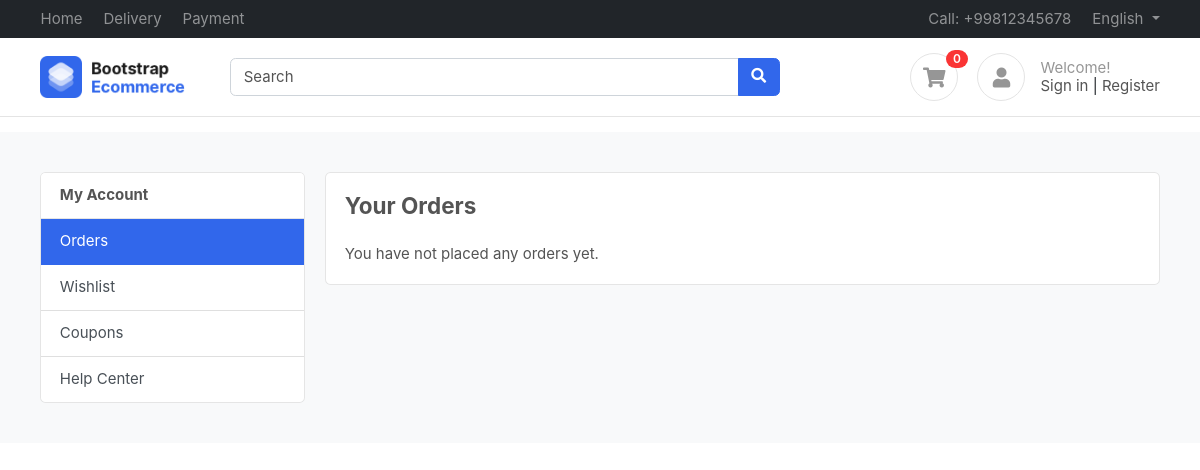
/accounts/profile/ (signed in), run on an earlier commit of the app's database.
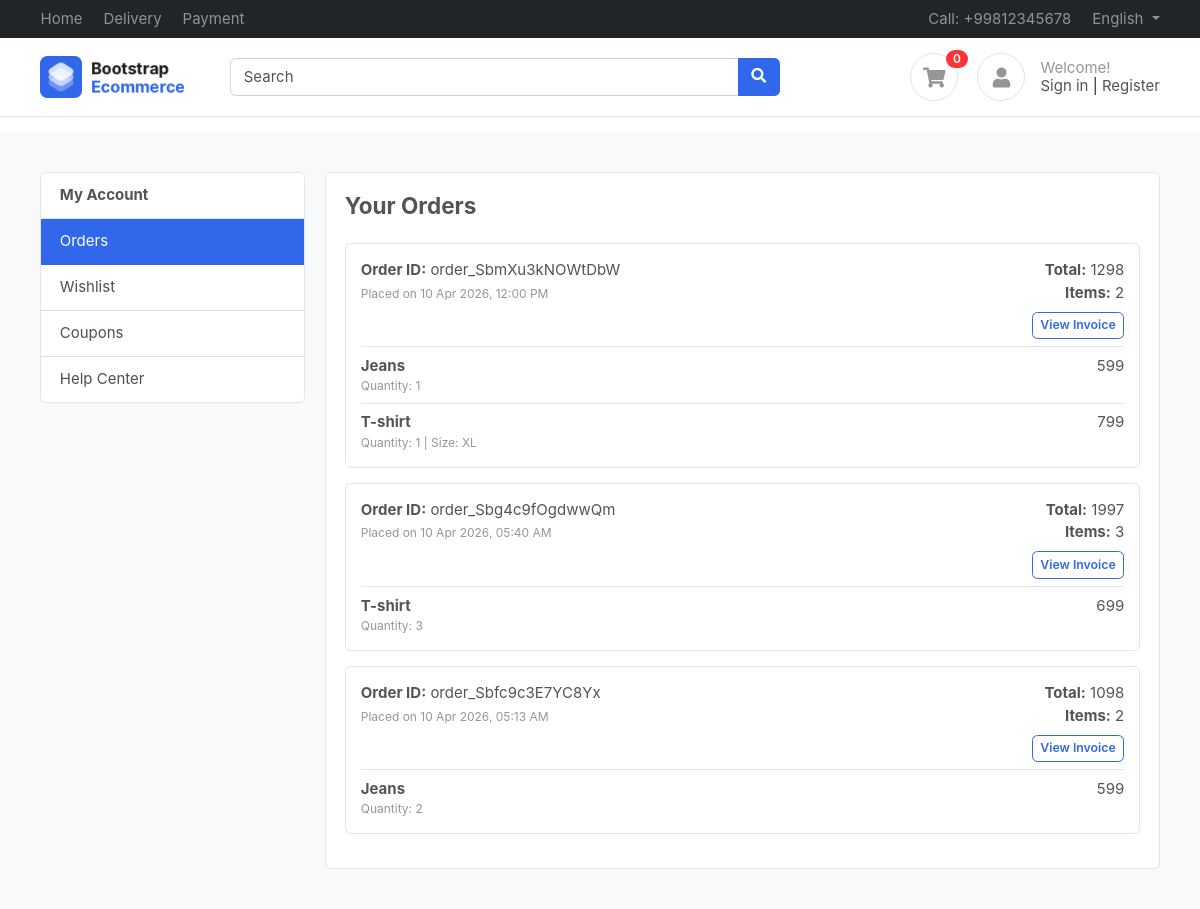
And on a later commit of the database.
### accounts/models.py (models this page shows, shortened)
class Cart(BaseModel):
    user = models.ForeignKey(User, on_delete=models.CASCADE, related_name="carts")
    coupon = models.ForeignKey(Coupon, on_delete=models.SET_NULL, null=True, blank=True, related_name="carts")
    is_paid = models.BooleanField(default=False)
    razor_pay_order_id = models.CharField(max_length=255, null=True, blank=True)
    razor_pay_payment_id = models.CharField(max_length=255, null=True, blank=True)
    razor_pay_payment_signature = models.CharField(max_length=255, null=True, blank=True)

class CartItems(BaseModel):
    cart = models.ForeignKey(Cart, on_delete=models.CASCADE, related_name="cart_items")
    product = models.ForeignKey(Product, on_delete=models.CASCADE, related_name="cart_items")
    quantity = models.PositiveIntegerField(default=1)
    size = models.CharField(max_length=100, null=True, blank=True)
    unit_price = models.IntegerField(default=0)

### products/models.py (models this page shows, shortened)
class Product(BaseModel):
    product_name = models.CharField(max_length=100)
    slug = models.SlugField(unique=True, null=True, blank=True)
    category = models.ForeignKey(Category, on_delete=models.CASCADE, related_name="products")
    price = models.IntegerField()
    product_description = models.TextField()
    color_variant = models.ManyToManyField(ColorVariant, blank=True)
    size_variant = models.ManyToManyField(SizeVariant, blank=True)

### accounts/views.py (the view)
# urls.py: path('profile/' ,account_section , name='account_profile'),
@login_required
def account_section(request, section='orders'):
    valid_sections = {'orders', 'wishlist', 'coupons', 'help-center', 'delivery', 'payment'}
    if section not in valid_sections:
        section = 'orders'
    order_cards = _get_user_orders(request.user)
    available_coupons = Coupon.objects.all().order_by('minimum_amount', 'Coupon_code')
    account_sections = {'orders', 'wishlist', 'coupons', 'help-center'}
    context = {
        'active_section': section,
        'order_cards': order_cards,
        'available_coupons': available_coupons,
        'show_account_menu': section in account_sections,
    }
    return render(request, 'accounts/dashboard.html', context)

### accounts/views.py (called while the page is built, shortened)
def _get_delivery_status(order):
    days_since_order = (timezone.now() - order.updated_at).days
    if days_since_order <= 0:
        return "Order confirmed", "Your order has been placed and is waiting for packaging."

def _build_order_summary(order):
    items = list(order.cart_items.all())
    item_count = sum(item.quantity for item in items)
    subtotal = sum(item.quantity * item.unit_price for item in items)
    discount_amount = order.coupon.discount_price if order.coupon else 0
    total_amount = max(subtotal - discount_amount, 0)
    status_label, status_description = _get_delivery_status(order)
    return {
        'order': order,
        'items': items,
        'item_count': item_count,
        'subtotal': subtotal,
        'discount_amount': discount_amount,
        'total_amount': total_amount,
        'status_label': status_label,
        'status_description': status_description,
    }

def _get_user_orders(user):
    orders = (
        Cart.objects.filter(user=user, is_paid=True)
        .select_related('coupon')
        .prefetch_related('cart_items__product')
        .order_by('-updated_at')
    )
    order_cards = []
    for order in orders:
        order_cards.append(_build_order_summary(order))
    return order_cards

### products/context_processors.py (called while the page is built)
def cart_context(request):
    cart = request.session.get('cart', {})
    cart_count = sum(item.get('quantity', 0) for item in cart.values())
    return {
        'cart_count': cart_count,
    }

### templates/accounts/dashboard.html (shortened to what this page needs)
{% extends "base/base.html" %}
{% block start %}
<section class="section-content padding-y bg">
    <div class="container">
        <div class="row">
            {% if show_account_menu %}
            <aside class="col-md-3">
                <div class="card">
                    <div class="card-header">
                        <strong>My Account</strong>
                    </div>
                    <div class="list-group list-group-flush">
                        <a href="{% url 'account_section' 'orders' %}" class="list-group-item list-group-item-action {% if active_section == 'orders' %}active{% endif %}">Orders</a>
                        <a href="{% url 'account_section' 'wishlist' %}" class="list-group-item list-group-item-action {% if active_section == 'wishlist' %}active{% endif %}">Wishlist</a>
                        <a href="{% url 'account_section' 'coupons' %}" class="list-group-item list-group-item-action {% if active_section == 'coupons' %}active{% endif %}">Coupons</a>
                        <a href="{% url 'account_section' 'help-center' %}" class="list-group-item list-group-item-action {% if active_section == 'help-center' %}active{% endif %}">Help Center</a>
                    </div>
                </div>
            </aside>
            {% endif %}
            <main class="{% if show_account_menu %}col-md-9{% else %}col-md-12{% endif %}">
                <div class="card">
                    <div class="card-body">
                        {% if active_section == 'orders' %}
                        <h4 class="mb-4">Your Orders</h4>
                        {% if order_cards %}
                            {% for entry in order_cards %}
                            <div class="border rounded p-3 mb-3">
                                <div class="d-flex justify-content-between flex-wrap mb-2">
                                    <div>
                                        <strong>Order ID:</strong> {{ entry.order.razor_pay_order_id|default:entry.order.uid }}<br>
                                        <small class="text-muted">Placed on {{ entry.order.updated_at|date:"d M Y, h:i A" }}</small>
                                    </div>
                                    <div class="text-md-right">
                                        <div><strong>Total:</strong> {{ entry.total_amount }}</div>
                                        <div><strong>Items:</strong> {{ entry.item_count }}</div>
                                        <a href="{% url 'invoice' entry.order.uid %}" class="btn btn-sm btn-outline-primary mt-2">View Invoice</a>
                                    </div>
                                </div>
                                {% for item in entry.items %}
                                <div class="d-flex justify-content-between border-top pt-2 mt-2">
                                    <div>
                                        <strong>{{ item.product.product_name }}</strong>
                                        <div class="text-muted small">
                                            Quantity: {{ item.quantity }}
                                            {% if item.size %}| Size: {{ item.size }}{% endif %}
                                        </div>
                                    </div>
                                    <div>{{ item.unit_price }}</div>
                                </div>
                                {% endfor %}
                            </div>
                            {% endfor %}
                        {% else %}
                        <p class="mb-0">You have not placed any orders yet.</p>
                        {% endif %}
                        {% endif %}
                    </div>
                </div>
            </main>
        </div>
    </div>
</section>
{% endblock %}

### templates/base/base.html (shortened to what this page needs)
{% load static %}
<!DOCTYPE HTML>
<html lang="en">
<head>
<link href="{% static 'css/bootstrap.css' %}" rel="stylesheet" type="text/css"/>
<link href="https://cdnjs.cloudflare.com/ajax/libs/font-awesome/5.15.4/css/all.min.css" type="text/css" rel="stylesheet">
<link href="{% static 'css/ui.css' %}" rel="stylesheet" type="text/css"/>
<link href="{% static 'css/responsive.css' %}" rel="stylesheet" />
</head>
<body>
	<header class="section-header">
		<nav class="navbar navbar-dark navbar-expand p-0 bg-dark">
		<div class="container">
			<ul class="navbar-nav d-none d-md-flex mr-auto">
				<li class="nav-item"><a class="nav-link" href="{% url 'index' %}">Home</a></li>
				<li class="nav-item"><a class="nav-link" href="{% url 'account_section' 'delivery' %}">Delivery</a></li>
				<li class="nav-item"><a class="nav-link" href="{% url 'account_section' 'payment' %}">Payment</a></li>
			</ul>
			<ul class="navbar-nav">
				<li class="nav-item"><a href="#" class="nav-link"> Call: +99812345678 </a></li>
				<li class="nav-item dropdown">
					 <a href="#" class="nav-link dropdown-toggle" data-toggle="dropdown"> English </a>
				</li>
			</ul>
		  </div>
		</nav>
		<section class="header-main border-bottom">
			<div class="container">
		<div class="row align-items-center">
			<div class="col-lg-2 col-4">
				<div class="brand-wrap">
					<img class="logo" src="{% static 'images/logo.png' %}">
				</div>
			</div>
			<div class="col-lg-6 col-sm-12">
				<form action="#" class="search">
					<div class="input-group w-100">
						<input type="text" class="form-control" placeholder="Search">
						<div class="input-group-append">
						  <button class="btn btn-primary" type="submit">
							<i class="fa fa-search"></i>
						  </button>
						</div>
					</div>
				</form>
			</div>
			<div class="col-lg-4 col-sm-6 col-8">
				<div class="widgets-wrap float-md-right">
					<div class="widget-header  mr-3">
						<a href="{% url 'cart' %}" class="icon icon-sm rounded-circle border"><i class="fa fa-shopping-cart"></i></a>
						<span class="badge badge-pill badge-danger notify">{{ cart_count }}</span>
					</div>
					<div class="widget-header icontext">
						<a href="{% if request.user.is_authenticated %}{% url 'account_profile' %}{% else %}{% url 'login' %}{% endif %}" class="icon icon-sm rounded-circle border"><i class="fa fa-user"></i></a>
						<div class="text">
							<span class="text-muted">Welcome!</span>
							<div>
								<a href="{% url 'login' %}">Sign in</a> |
								<a href="{% url 'register' %}"> Register</a>
							</div>
						</div>
					</div>
				</div>
			</div>
		</div>
			</div>
		</section>
		</header>
		{% block start %}
		{% endblock %}
</body>
</html>

### public/static/css/ui.css (style rules this page uses)
html { font-family: 'Inter', sans-serif; font-size: 15px; }
.icon-xs, .icon-sm, .icon-md, .icon-lg { display: inline-block; text-align: center; flex-shrink: 0; flex-grow: 0; }
.icon-sm { width: 48px; height: 48px; line-height: 48px; font-size: 20px; }
.padding-y { padding-top: 40px; padding-bottom: 40px; }
.bg { background-color: #f8f9fa; }
.header-main { position: relative; padding-top: 1rem; padding-bottom: 1rem; }
.brand-wrap .logo, .navbar-brand .logo { margin-right: 7px; max-height: 42px; display: inline-block; }
.widget-header { display: inline-block; vertical-align: middle; position: relative; }
.widget-header a { color: #545454; }
.widget-header i { color: #969696; }
.widget-header .notify { position: absolute; top: -3px; right: -10px; }
.icontext { display: inline-flex; align-items: center; vertical-align: middle; }
.icontext .text { width: 100%; line-height: 1.2; color: #212529; }
.icontext .icon { position: relative; margin-right: 15px; flex-shrink: 0; flex-grow: 0; }
.notify { position: absolute; top: -4px; right: -10px; display: inline-block; padding: .25em .6em; font-size: 12px; line-height: 1; text-align: center; border-radius: 3rem; color: #fff; background-color: #fa3434; }

What changed in the data, as far as the page shows it:
added Cart: order.razor_pay_order_id "order_SbmXu3kNOWtDbW", order.updated_at "10 Apr 2026, 12:00 PM", total_amount "1298", item_count "2"
added CartItems: product.product_name "Jeans", quantity "1", unit_price "599", shown under "order_SbmXu3kNOWtDbW"
added CartItems: product.product_name "T-shirt", quantity "1", size "XL", unit_price "799", shown under "order_SbmXu3kNOWtDbW"
added Cart: order.razor_pay_order_id "order_Sbg4c9fOgdwwQm", order.updated_at "10 Apr 2026, 05:40 AM", total_amount "1997", item_count "3"
added CartItems: product.product_name "T-shirt", quantity "3", unit_price "699", shown under "order_Sbg4c9fOgdwwQm"
added Cart: order.razor_pay_order_id "order_Sbfc9c3E7YC8Yx", order.updated_at "10 Apr 2026, 05:13 AM", total_amount "1098", item_count "2"
added CartItems: product.product_name "Jeans", quantity "2", unit_price "599", shown under "order_Sbfc9c3E7YC8Yx"
Also different on the page:
text no longer shown: "You have not placed any orders yet."
